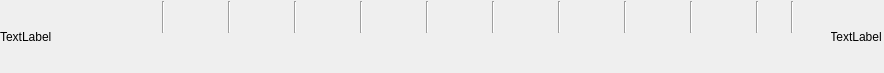
<?xml version="1.0" encoding="UTF-8"?>
<ui version="4.0">
 <class>bowler_score</class>
 <widget class="QWidget" name="bowler_score">
  <property name="geometry">
   <rect>
    <x>0</x>
    <y>0</y>
    <width>884</width>
    <height>73</height>
   </rect>
  </property>
  <property name="windowTitle">
   <string>Form</string>
  </property>
  <widget class="QWidget" name="horizontalLayoutWidget">
   <property name="geometry">
    <rect>
     <x>0</x>
     <y>0</y>
     <width>881</width>
     <height>73</height>
    </rect>
   </property>
   <layout class="QHBoxLayout" name="horizontalLayout">
    <item>
     <widget class="QLabel" name="player_name">
      <property name="text">
       <string>TextLabel</string>
      </property>
     </widget>
    </item>
    <item>
     <spacer name="horizontalSpacer">
      <property name="orientation">
       <enum>Qt::Horizontal</enum>
      </property>
      <property name="sizeHint" stdset="0">
       <size>
        <width>40</width>
        <height>20</height>
       </size>
      </property>
     </spacer>
    </item>
    <item>
     <widget class="QWidget" name="frame_1" native="true">
      <property name="minimumSize">
       <size>
        <width>60</width>
        <height>70</height>
       </size>
      </property>
      <property name="maximumSize">
       <size>
        <width>50</width>
        <height>70</height>
       </size>
      </property>
      <widget class="QWidget" name="horizontalLayoutWidget_2">
       <property name="geometry">
        <rect>
         <x>0</x>
         <y>30</y>
         <width>51</width>
         <height>42</height>
        </rect>
       </property>
       <layout class="QHBoxLayout" name="horizontalLayout_5">
        <item>
         <widget class="QLabel" name="score_1">
          <property name="sizePolicy">
           <sizepolicy hsizetype="Preferred" vsizetype="Preferred">
            <horstretch>40</horstretch>
            <verstretch>40</verstretch>
           </sizepolicy>
          </property>
          <property name="minimumSize">
           <size>
            <width>40</width>
            <height>40</height>
           </size>
          </property>
          <property name="text">
           <string/>
          </property>
          <property name="alignment">
           <set>Qt::AlignCenter</set>
          </property>
         </widget>
        </item>
       </layout>
      </widget>
      <widget class="QWidget" name="horizontalLayoutWidget_3">
       <property name="geometry">
        <rect>
         <x>0</x>
         <y>0</y>
         <width>57</width>
         <height>32</height>
        </rect>
       </property>
       <layout class="QHBoxLayout" name="horizontalLayout_6">
        <item>
         <widget class="QLabel" name="throw_1">
          <property name="minimumSize">
           <size>
            <width>20</width>
            <height>30</height>
           </size>
          </property>
          <property name="maximumSize">
           <size>
            <width>20</width>
            <height>30</height>
           </size>
          </property>
          <property name="text">
           <string/>
          </property>
          <property name="alignment">
           <set>Qt::AlignCenter</set>
          </property>
         </widget>
        </item>
        <item>
         <widget class="Line" name="line_21">
          <property name="orientation">
           <enum>Qt::Vertical</enum>
          </property>
         </widget>
        </item>
        <item>
         <widget class="QLabel" name="throw_2">
          <property name="minimumSize">
           <size>
            <width>20</width>
            <height>30</height>
           </size>
          </property>
          <property name="maximumSize">
           <size>
            <width>20</width>
            <height>30</height>
           </size>
          </property>
          <property name="text">
           <string/>
          </property>
          <property name="alignment">
           <set>Qt::AlignCenter</set>
          </property>
         </widget>
        </item>
       </layout>
      </widget>
     </widget>
    </item>
    <item>
     <widget class="QWidget" name="frame_2" native="true">
      <property name="minimumSize">
       <size>
        <width>60</width>
        <height>70</height>
       </size>
      </property>
      <property name="maximumSize">
       <size>
        <width>50</width>
        <height>70</height>
       </size>
      </property>
      <widget class="QWidget" name="horizontalLayoutWidget_72">
       <property name="geometry">
        <rect>
         <x>0</x>
         <y>30</y>
         <width>51</width>
         <height>42</height>
        </rect>
       </property>
       <layout class="QHBoxLayout" name="horizontalLayout_39">
        <item>
         <widget class="QLabel" name="score_2">
          <property name="sizePolicy">
           <sizepolicy hsizetype="Preferred" vsizetype="Preferred">
            <horstretch>40</horstretch>
            <verstretch>40</verstretch>
           </sizepolicy>
          </property>
          <property name="minimumSize">
           <size>
            <width>40</width>
            <height>40</height>
           </size>
          </property>
          <property name="text">
           <string/>
          </property>
          <property name="alignment">
           <set>Qt::AlignCenter</set>
          </property>
         </widget>
        </item>
       </layout>
      </widget>
      <widget class="QWidget" name="horizontalLayoutWidget_73">
       <property name="geometry">
        <rect>
         <x>0</x>
         <y>0</y>
         <width>57</width>
         <height>32</height>
        </rect>
       </property>
       <layout class="QHBoxLayout" name="horizontalLayout_40">
        <item>
         <widget class="QLabel" name="throw_3">
          <property name="minimumSize">
           <size>
            <width>20</width>
            <height>30</height>
           </size>
          </property>
          <property name="maximumSize">
           <size>
            <width>20</width>
            <height>30</height>
           </size>
          </property>
          <property name="text">
           <string/>
          </property>
          <property name="alignment">
           <set>Qt::AlignCenter</set>
          </property>
         </widget>
        </item>
        <item>
         <widget class="Line" name="line_38">
          <property name="orientation">
           <enum>Qt::Vertical</enum>
          </property>
         </widget>
        </item>
        <item>
         <widget class="QLabel" name="throw_4">
          <property name="minimumSize">
           <size>
            <width>20</width>
            <height>30</height>
           </size>
          </property>
          <property name="maximumSize">
           <size>
            <width>20</width>
            <height>30</height>
           </size>
          </property>
          <property name="text">
           <string/>
          </property>
          <property name="alignment">
           <set>Qt::AlignCenter</set>
          </property>
         </widget>
        </item>
       </layout>
      </widget>
     </widget>
    </item>
    <item>
     <widget class="QWidget" name="frame_3" native="true">
      <property name="minimumSize">
       <size>
        <width>60</width>
        <height>70</height>
       </size>
      </property>
      <property name="maximumSize">
       <size>
        <width>50</width>
        <height>70</height>
       </size>
      </property>
      <widget class="QWidget" name="horizontalLayoutWidget_74">
       <property name="geometry">
        <rect>
         <x>0</x>
         <y>30</y>
         <width>51</width>
         <height>42</height>
        </rect>
       </property>
       <layout class="QHBoxLayout" name="horizontalLayout_41">
        <item>
         <widget class="QLabel" name="score_3">
          <property name="sizePolicy">
           <sizepolicy hsizetype="Preferred" vsizetype="Preferred">
            <horstretch>40</horstretch>
            <verstretch>40</verstretch>
           </sizepolicy>
          </property>
          <property name="minimumSize">
           <size>
            <width>40</width>
            <height>40</height>
           </size>
          </property>
          <property name="text">
           <string/>
          </property>
          <property name="alignment">
           <set>Qt::AlignCenter</set>
          </property>
         </widget>
        </item>
       </layout>
      </widget>
      <widget class="QWidget" name="horizontalLayoutWidget_75">
       <property name="geometry">
        <rect>
         <x>0</x>
         <y>0</y>
         <width>57</width>
         <height>32</height>
        </rect>
       </property>
       <layout class="QHBoxLayout" name="horizontalLayout_42">
        <item>
         <widget class="QLabel" name="throw_5">
          <property name="minimumSize">
           <size>
            <width>20</width>
            <height>30</height>
           </size>
          </property>
          <property name="maximumSize">
           <size>
            <width>20</width>
            <height>30</height>
           </size>
          </property>
          <property name="text">
           <string/>
          </property>
          <property name="alignment">
           <set>Qt::AlignCenter</set>
          </property>
         </widget>
        </item>
        <item>
         <widget class="Line" name="line_39">
          <property name="orientation">
           <enum>Qt::Vertical</enum>
          </property>
         </widget>
        </item>
        <item>
         <widget class="QLabel" name="throw_6">
          <property name="minimumSize">
           <size>
            <width>20</width>
            <height>30</height>
           </size>
          </property>
          <property name="maximumSize">
           <size>
            <width>20</width>
            <height>30</height>
           </size>
          </property>
          <property name="text">
           <string/>
          </property>
          <property name="alignment">
           <set>Qt::AlignCenter</set>
          </property>
         </widget>
        </item>
       </layout>
      </widget>
     </widget>
    </item>
    <item>
     <widget class="QWidget" name="frame_4" native="true">
      <property name="minimumSize">
       <size>
        <width>60</width>
        <height>70</height>
       </size>
      </property>
      <property name="maximumSize">
       <size>
        <width>50</width>
        <height>70</height>
       </size>
      </property>
      <widget class="QWidget" name="horizontalLayoutWidget_76">
       <property name="geometry">
        <rect>
         <x>0</x>
         <y>30</y>
         <width>51</width>
         <height>42</height>
        </rect>
       </property>
       <layout class="QHBoxLayout" name="horizontalLayout_43">
        <item>
         <widget class="QLabel" name="score_4">
          <property name="sizePolicy">
           <sizepolicy hsizetype="Preferred" vsizetype="Preferred">
            <horstretch>40</horstretch>
            <verstretch>40</verstretch>
           </sizepolicy>
          </property>
          <property name="minimumSize">
           <size>
            <width>40</width>
            <height>40</height>
           </size>
          </property>
          <property name="text">
           <string/>
          </property>
          <property name="alignment">
           <set>Qt::AlignCenter</set>
          </property>
         </widget>
        </item>
       </layout>
      </widget>
      <widget class="QWidget" name="horizontalLayoutWidget_77">
       <property name="geometry">
        <rect>
         <x>0</x>
         <y>0</y>
         <width>57</width>
         <height>32</height>
        </rect>
       </property>
       <layout class="QHBoxLayout" name="horizontalLayout_44">
        <item>
         <widget class="QLabel" name="throw_7">
          <property name="minimumSize">
           <size>
            <width>20</width>
            <height>30</height>
           </size>
          </property>
          <property name="maximumSize">
           <size>
            <width>20</width>
            <height>30</height>
           </size>
          </property>
          <property name="text">
           <string/>
          </property>
          <property name="alignment">
           <set>Qt::AlignCenter</set>
          </property>
         </widget>
        </item>
        <item>
         <widget class="Line" name="line_40">
          <property name="orientation">
           <enum>Qt::Vertical</enum>
          </property>
         </widget>
        </item>
        <item>
         <widget class="QLabel" name="throw_8">
          <property name="minimumSize">
           <size>
            <width>20</width>
            <height>30</height>
           </size>
          </property>
          <property name="maximumSize">
           <size>
            <width>20</width>
            <height>30</height>
           </size>
          </property>
          <property name="text">
           <string/>
          </property>
          <property name="alignment">
           <set>Qt::AlignCenter</set>
          </property>
         </widget>
        </item>
       </layout>
      </widget>
     </widget>
    </item>
    <item>
     <widget class="QWidget" name="frame_5" native="true">
      <property name="minimumSize">
       <size>
        <width>60</width>
        <height>70</height>
       </size>
      </property>
      <property name="maximumSize">
       <size>
        <width>50</width>
        <height>70</height>
       </size>
      </property>
      <widget class="QWidget" name="horizontalLayoutWidget_78">
       <property name="geometry">
        <rect>
         <x>0</x>
         <y>30</y>
         <width>51</width>
         <height>42</height>
        </rect>
       </property>
       <layout class="QHBoxLayout" name="horizontalLayout_45">
        <item>
         <widget class="QLabel" name="score_5">
          <property name="sizePolicy">
           <sizepolicy hsizetype="Preferred" vsizetype="Preferred">
            <horstretch>40</horstretch>
            <verstretch>40</verstretch>
           </sizepolicy>
          </property>
          <property name="minimumSize">
           <size>
            <width>40</width>
            <height>40</height>
           </size>
          </property>
          <property name="text">
           <string/>
          </property>
          <property name="alignment">
           <set>Qt::AlignCenter</set>
          </property>
         </widget>
        </item>
       </layout>
      </widget>
      <widget class="QWidget" name="horizontalLayoutWidget_79">
       <property name="geometry">
        <rect>
         <x>0</x>
         <y>0</y>
         <width>57</width>
         <height>32</height>
        </rect>
       </property>
       <layout class="QHBoxLayout" name="horizontalLayout_46">
        <item>
         <widget class="QLabel" name="throw_9">
          <property name="minimumSize">
           <size>
            <width>20</width>
            <height>30</height>
           </size>
          </property>
          <property name="maximumSize">
           <size>
            <width>20</width>
            <height>30</height>
           </size>
          </property>
          <property name="text">
           <string/>
          </property>
          <property name="alignment">
           <set>Qt::AlignCenter</set>
          </property>
         </widget>
        </item>
        <item>
         <widget class="Line" name="line_41">
          <property name="orientation">
           <enum>Qt::Vertical</enum>
          </property>
         </widget>
        </item>
        <item>
         <widget class="QLabel" name="throw_10">
          <property name="minimumSize">
           <size>
            <width>20</width>
            <height>30</height>
           </size>
          </property>
          <property name="maximumSize">
           <size>
            <width>20</width>
            <height>30</height>
           </size>
          </property>
          <property name="text">
           <string/>
          </property>
          <property name="alignment">
           <set>Qt::AlignCenter</set>
          </property>
         </widget>
        </item>
       </layout>
      </widget>
     </widget>
    </item>
    <item>
     <widget class="QWidget" name="frame_6" native="true">
      <property name="minimumSize">
       <size>
        <width>60</width>
        <height>70</height>
       </size>
      </property>
      <property name="maximumSize">
       <size>
        <width>50</width>
        <height>70</height>
       </size>
      </property>
      <widget class="QWidget" name="horizontalLayoutWidget_80">
       <property name="geometry">
        <rect>
         <x>0</x>
         <y>30</y>
         <width>51</width>
         <height>42</height>
        </rect>
       </property>
       <layout class="QHBoxLayout" name="horizontalLayout_47">
        <item>
         <widget class="QLabel" name="score_6">
          <property name="sizePolicy">
           <sizepolicy hsizetype="Preferred" vsizetype="Preferred">
            <horstretch>40</horstretch>
            <verstretch>40</verstretch>
           </sizepolicy>
          </property>
          <property name="minimumSize">
           <size>
            <width>40</width>
            <height>40</height>
           </size>
          </property>
          <property name="text">
           <string/>
          </property>
          <property name="alignment">
           <set>Qt::AlignCenter</set>
          </property>
         </widget>
        </item>
       </layout>
      </widget>
      <widget class="QWidget" name="horizontalLayoutWidget_81">
       <property name="geometry">
        <rect>
         <x>0</x>
         <y>0</y>
         <width>57</width>
         <height>32</height>
        </rect>
       </property>
       <layout class="QHBoxLayout" name="horizontalLayout_48">
        <item>
         <widget class="QLabel" name="throw_11">
          <property name="minimumSize">
           <size>
            <width>20</width>
            <height>30</height>
           </size>
          </property>
          <property name="maximumSize">
           <size>
            <width>20</width>
            <height>30</height>
           </size>
          </property>
          <property name="text">
           <string/>
          </property>
          <property name="alignment">
           <set>Qt::AlignCenter</set>
          </property>
         </widget>
        </item>
        <item>
         <widget class="Line" name="line_42">
          <property name="orientation">
           <enum>Qt::Vertical</enum>
          </property>
         </widget>
        </item>
        <item>
         <widget class="QLabel" name="throw_12">
          <property name="minimumSize">
           <size>
            <width>20</width>
            <height>30</height>
           </size>
          </property>
          <property name="maximumSize">
           <size>
            <width>20</width>
            <height>30</height>
           </size>
          </property>
          <property name="text">
           <string/>
          </property>
          <property name="alignment">
           <set>Qt::AlignCenter</set>
          </property>
         </widget>
        </item>
       </layout>
      </widget>
     </widget>
    </item>
    <item>
     <widget class="QWidget" name="frame_7" native="true">
      <property name="minimumSize">
       <size>
        <width>60</width>
        <height>70</height>
       </size>
      </property>
      <property name="maximumSize">
       <size>
        <width>50</width>
        <height>70</height>
       </size>
      </property>
      <widget class="QWidget" name="horizontalLayoutWidget_82">
       <property name="geometry">
        <rect>
         <x>0</x>
         <y>30</y>
         <width>51</width>
         <height>42</height>
        </rect>
       </property>
       <layout class="QHBoxLayout" name="horizontalLayout_49">
        <item>
         <widget class="QLabel" name="score_7">
          <property name="sizePolicy">
           <sizepolicy hsizetype="Preferred" vsizetype="Preferred">
            <horstretch>40</horstretch>
            <verstretch>40</verstretch>
           </sizepolicy>
          </property>
          <property name="minimumSize">
           <size>
            <width>40</width>
            <height>40</height>
           </size>
          </property>
          <property name="text">
           <string/>
          </property>
          <property name="alignment">
           <set>Qt::AlignCenter</set>
          </property>
         </widget>
        </item>
       </layout>
      </widget>
      <widget class="QWidget" name="horizontalLayoutWidget_83">
       <property name="geometry">
        <rect>
         <x>0</x>
         <y>0</y>
         <width>57</width>
         <height>32</height>
        </rect>
       </property>
       <layout class="QHBoxLayout" name="horizontalLayout_50">
        <item>
         <widget class="QLabel" name="throw_13">
          <property name="minimumSize">
           <size>
            <width>20</width>
            <height>30</height>
           </size>
          </property>
          <property name="maximumSize">
           <size>
            <width>20</width>
            <height>30</height>
           </size>
          </property>
          <property name="text">
           <string/>
          </property>
          <property name="alignment">
           <set>Qt::AlignCenter</set>
          </property>
         </widget>
        </item>
        <item>
         <widget class="Line" name="line_43">
          <property name="orientation">
           <enum>Qt::Vertical</enum>
          </property>
         </widget>
        </item>
        <item>
         <widget class="QLabel" name="throw_14">
          <property name="minimumSize">
           <size>
            <width>20</width>
            <height>30</height>
           </size>
          </property>
          <property name="maximumSize">
           <size>
            <width>20</width>
            <height>30</height>
           </size>
          </property>
          <property name="text">
           <string/>
          </property>
          <property name="alignment">
           <set>Qt::AlignCenter</set>
          </property>
         </widget>
        </item>
       </layout>
      </widget>
     </widget>
    </item>
    <item>
     <widget class="QWidget" name="frame_8" native="true">
      <property name="minimumSize">
       <size>
        <width>60</width>
        <height>70</height>
       </size>
      </property>
      <property name="maximumSize">
       <size>
        <width>50</width>
        <height>70</height>
       </size>
      </property>
      <widget class="QWidget" name="horizontalLayoutWidget_84">
       <property name="geometry">
        <rect>
         <x>0</x>
         <y>30</y>
         <width>51</width>
         <height>42</height>
        </rect>
       </property>
       <layout class="QHBoxLayout" name="horizontalLayout_51">
        <item>
         <widget class="QLabel" name="score_8">
          <property name="sizePolicy">
           <sizepolicy hsizetype="Preferred" vsizetype="Preferred">
            <horstretch>40</horstretch>
            <verstretch>40</verstretch>
           </sizepolicy>
          </property>
          <property name="minimumSize">
           <size>
            <width>40</width>
            <height>40</height>
           </size>
          </property>
          <property name="text">
           <string/>
          </property>
          <property name="alignment">
           <set>Qt::AlignCenter</set>
          </property>
         </widget>
        </item>
       </layout>
      </widget>
      <widget class="QWidget" name="horizontalLayoutWidget_85">
       <property name="geometry">
        <rect>
         <x>0</x>
         <y>0</y>
         <width>57</width>
         <height>32</height>
        </rect>
       </property>
       <layout class="QHBoxLayout" name="horizontalLayout_52">
        <item>
         <widget class="QLabel" name="throw_15">
          <property name="minimumSize">
           <size>
            <width>20</width>
            <height>30</height>
           </size>
          </property>
          <property name="maximumSize">
           <size>
            <width>20</width>
            <height>30</height>
           </size>
          </property>
          <property name="text">
           <string/>
          </property>
          <property name="alignment">
           <set>Qt::AlignCenter</set>
          </property>
         </widget>
        </item>
        <item>
         <widget class="Line" name="line_44">
          <property name="orientation">
           <enum>Qt::Vertical</enum>
          </property>
         </widget>
        </item>
        <item>
         <widget class="QLabel" name="throw_16">
          <property name="minimumSize">
           <size>
            <width>20</width>
            <height>30</height>
           </size>
          </property>
          <property name="maximumSize">
           <size>
            <width>20</width>
            <height>30</height>
           </size>
          </property>
          <property name="text">
           <string/>
          </property>
          <property name="alignment">
           <set>Qt::AlignCenter</set>
          </property>
         </widget>
        </item>
       </layout>
      </widget>
     </widget>
    </item>
    <item>
     <widget class="QWidget" name="frame_9" native="true">
      <property name="minimumSize">
       <size>
        <width>60</width>
        <height>70</height>
       </size>
      </property>
      <property name="maximumSize">
       <size>
        <width>50</width>
        <height>70</height>
       </size>
      </property>
      <widget class="QWidget" name="horizontalLayoutWidget_86">
       <property name="geometry">
        <rect>
         <x>0</x>
         <y>30</y>
         <width>51</width>
         <height>42</height>
        </rect>
       </property>
       <layout class="QHBoxLayout" name="horizontalLayout_53">
        <item>
         <widget class="QLabel" name="score_9">
          <property name="sizePolicy">
           <sizepolicy hsizetype="Preferred" vsizetype="Preferred">
            <horstretch>40</horstretch>
            <verstretch>40</verstretch>
           </sizepolicy>
          </property>
          <property name="minimumSize">
           <size>
            <width>40</width>
            <height>40</height>
           </size>
          </property>
          <property name="text">
           <string/>
          </property>
          <property name="alignment">
           <set>Qt::AlignCenter</set>
          </property>
         </widget>
        </item>
       </layout>
      </widget>
      <widget class="QWidget" name="horizontalLayoutWidget_87">
       <property name="geometry">
        <rect>
         <x>0</x>
         <y>0</y>
         <width>57</width>
         <height>32</height>
        </rect>
       </property>
       <layout class="QHBoxLayout" name="horizontalLayout_54">
        <item>
         <widget class="QLabel" name="throw_17">
          <property name="minimumSize">
           <size>
            <width>20</width>
            <height>30</height>
           </size>
          </property>
          <property name="maximumSize">
           <size>
            <width>20</width>
            <height>30</height>
           </size>
          </property>
          <property name="text">
           <string/>
          </property>
          <property name="alignment">
           <set>Qt::AlignCenter</set>
          </property>
         </widget>
        </item>
        <item>
         <widget class="Line" name="line_45">
          <property name="orientation">
           <enum>Qt::Vertical</enum>
          </property>
         </widget>
        </item>
        <item>
         <widget class="QLabel" name="throw_18">
          <property name="minimumSize">
           <size>
            <width>20</width>
            <height>30</height>
           </size>
          </property>
          <property name="maximumSize">
           <size>
            <width>20</width>
            <height>30</height>
           </size>
          </property>
          <property name="text">
           <string/>
          </property>
          <property name="alignment">
           <set>Qt::AlignCenter</set>
          </property>
         </widget>
        </item>
       </layout>
      </widget>
     </widget>
    </item>
    <item>
     <widget class="QWidget" name="frame_10" native="true">
      <property name="minimumSize">
       <size>
        <width>95</width>
        <height>70</height>
       </size>
      </property>
      <property name="maximumSize">
       <size>
        <width>90</width>
        <height>70</height>
       </size>
      </property>
      <widget class="QWidget" name="horizontalLayoutWidget_88">
       <property name="geometry">
        <rect>
         <x>0</x>
         <y>30</y>
         <width>91</width>
         <height>42</height>
        </rect>
       </property>
       <layout class="QHBoxLayout" name="horizontalLayout_55">
        <item>
         <widget class="QLabel" name="score_10">
          <property name="sizePolicy">
           <sizepolicy hsizetype="Preferred" vsizetype="Preferred">
            <horstretch>40</horstretch>
            <verstretch>40</verstretch>
           </sizepolicy>
          </property>
          <property name="minimumSize">
           <size>
            <width>40</width>
            <height>40</height>
           </size>
          </property>
          <property name="text">
           <string/>
          </property>
          <property name="alignment">
           <set>Qt::AlignCenter</set>
          </property>
         </widget>
        </item>
       </layout>
      </widget>
      <widget class="QWidget" name="horizontalLayoutWidget_89">
       <property name="geometry">
        <rect>
         <x>0</x>
         <y>0</y>
         <width>92</width>
         <height>32</height>
        </rect>
       </property>
       <layout class="QHBoxLayout" name="horizontalLayout_56">
        <item>
         <widget class="QLabel" name="throw_19">
          <property name="minimumSize">
           <size>
            <width>20</width>
            <height>30</height>
           </size>
          </property>
          <property name="maximumSize">
           <size>
            <width>20</width>
            <height>30</height>
           </size>
          </property>
          <property name="text">
           <string/>
          </property>
          <property name="alignment">
           <set>Qt::AlignCenter</set>
          </property>
         </widget>
        </item>
        <item>
         <widget class="Line" name="line_46">
          <property name="orientation">
           <enum>Qt::Vertical</enum>
          </property>
         </widget>
        </item>
        <item>
         <widget class="QLabel" name="throw_20">
          <property name="minimumSize">
           <size>
            <width>20</width>
            <height>30</height>
           </size>
          </property>
          <property name="maximumSize">
           <size>
            <width>20</width>
            <height>30</height>
           </size>
          </property>
          <property name="text">
           <string/>
          </property>
          <property name="alignment">
           <set>Qt::AlignCenter</set>
          </property>
         </widget>
        </item>
        <item>
         <widget class="Line" name="line_47">
          <property name="orientation">
           <enum>Qt::Vertical</enum>
          </property>
         </widget>
        </item>
        <item>
         <widget class="QLabel" name="throw_21">
          <property name="minimumSize">
           <size>
            <width>20</width>
            <height>0</height>
           </size>
          </property>
          <property name="maximumSize">
           <size>
            <width>20</width>
            <height>16777215</height>
           </size>
          </property>
          <property name="text">
           <string/>
          </property>
          <property name="alignment">
           <set>Qt::AlignCenter</set>
          </property>
         </widget>
        </item>
       </layout>
      </widget>
     </widget>
    </item>
    <item>
     <widget class="QLabel" name="cum_score">
      <property name="minimumSize">
       <size>
        <width>40</width>
        <height>0</height>
       </size>
      </property>
      <property name="maximumSize">
       <size>
        <width>50</width>
        <height>16777215</height>
       </size>
      </property>
      <property name="text">
       <string>TextLabel</string>
      </property>
      <property name="alignment">
       <set>Qt::AlignCenter</set>
      </property>
     </widget>
    </item>
   </layout>
  </widget>
 </widget>
 <resources/>
 <connections/>
</ui>
